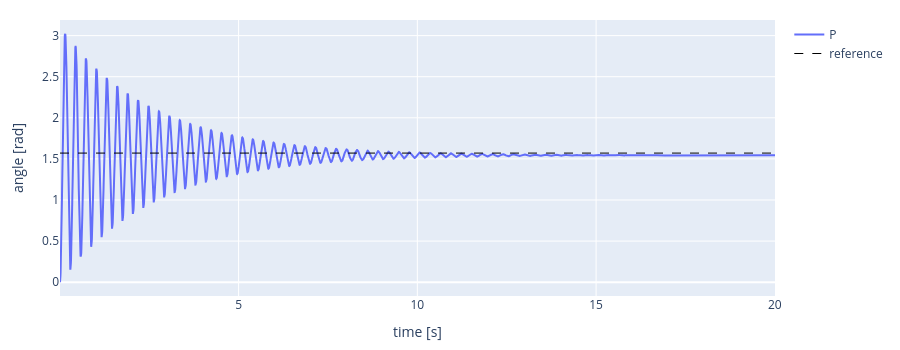
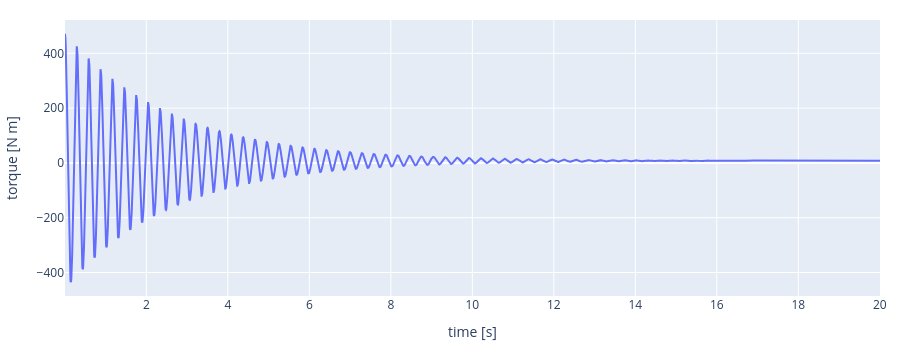

Notebook source saved alongside these figures, in order:
### Markdown cell above
### 1.1 Proportional control

The goal is to lift the arm to the horizontal, $q_{desired} = \pi/2$. We set motor torque to be proportional to the current error:

$$\tau = K_p\,(q_{desired} - q)$$

> **T1.** Find a reasonable value for $K_p$ and implement a P control law

### Code cell
# Controller settings
q_desired = np.pi / 2    # target angle [rad]: arm horizontal
Kp = 300.0 #TODO                # proportional gain [N m per rad of error]
duration = 20.0           # how long to run [s]

# Start with the arm hanging down, at rest
ctl.reset_joints(pendulum, [motor], [0.0])

time_log, angle_log, torque_log = [], [], []
t = 0.0
while t < duration:
    # 1. SENSE: read the joint angle from the encoder
    q = p.getJointState(pendulum, motor)[0]

    # 2. CONTROL: compute the motor torque from the error
    error = q_desired - q #TODO
    torque = error * Kp #TODO

    # 3. ACT: send the torque to the motor, and let the simulated world move for one time step
    p.setJointMotorControl2(pendulum, motor, p.TORQUE_CONTROL, force=torque)

    
    # 4. WAIT: let one time step of real time pass, so what you see runs at real speed (comment out for faster simulation, or sleep for DT/4)
    p.stepSimulation()
    t = t + DT
    
    time.sleep(DT)

    # Logging:
    time_log.append(t)
    angle_log.append(q)
    torque_log.append(torque)

p_time, p_angle, p_torque = time_log, angle_log, torque_log   # keep this run, to compare later
ctl.plot_series(time_log, {"P": angle_log}, ylabel="angle [rad]", ref=q_desired)
ctl.plot_series(time_log, {"P": torque_log}, ylabel="torque [N m]")

### Figure 1 — Plotly figure (JSON) as saved in the notebook; plotly's stock layout.template omitted (floating-point values rounded to 4 significant figures; data arrays with more than 128 entries replaced by an {"elided": "..."} marker saying what was removed)
{"data": [{"line": {"color": "#636EFA"}, "mode": "lines", "name": "P", "type": "scatter", "x": {"elided": "4801 float values"}, "y": {"elided": "4801 float values"}}, {"line": {"color": "black", "dash": "dash", "width": 1}, "mode": "lines", "name": "reference", "type": "scatter", "x": {"elided": "4801 float values"}, "y": {"elided": "4801 float values"}}], "layout": {"height": 350, "margin": {"b": 50, "l": 60, "r": 20, "t": 20}, "title": {}, "xaxis": {"title": {"text": "time [s]"}}, "yaxis": {"title": {"text": "angle [rad]"}}}}

### Figure 2 — Plotly figure (JSON) as saved in the notebook; plotly's stock layout.template omitted (floating-point values rounded to 4 significant figures; data arrays with more than 128 entries replaced by an {"elided": "..."} marker saying what was removed)
{"data": [{"line": {"color": "#636EFA"}, "mode": "lines", "name": "P", "type": "scatter", "x": {"elided": "4801 float values"}, "y": {"elided": "4801 float values"}}], "layout": {"height": 350, "margin": {"b": 50, "l": 60, "r": 20, "t": 20}, "title": {}, "xaxis": {"title": {"text": "time [s]"}}, "yaxis": {"title": {"text": "torque [N m]"}}}}
